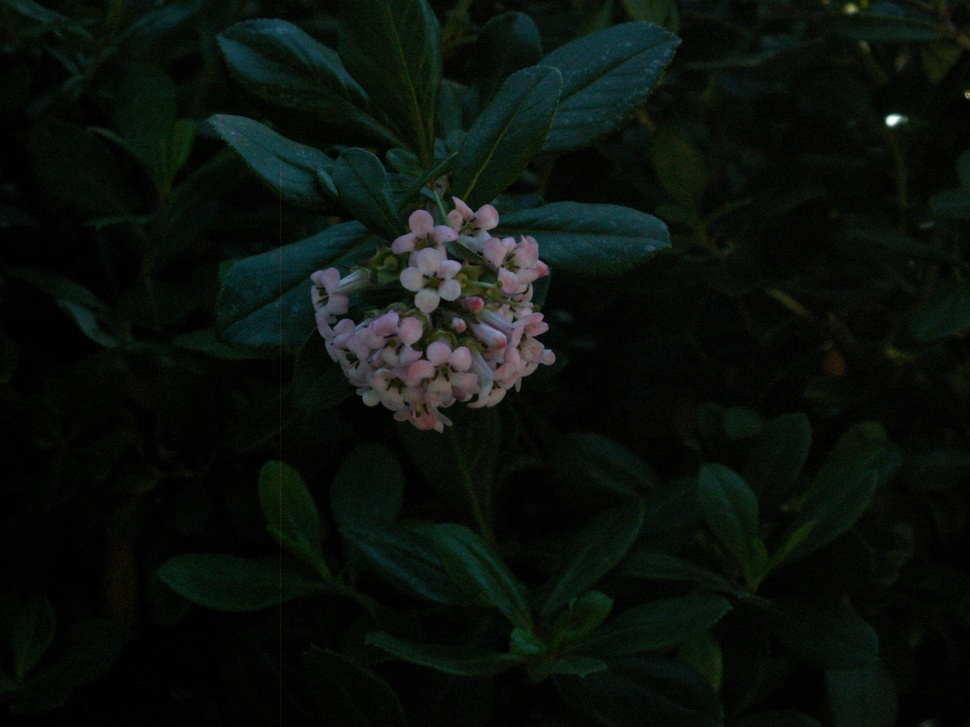
#> input picture Digital Image/Flower Macro #1.JPG, 970 x 727 px, shrunk from 2560 x 1920 before the run, found by its file name; the run also reads 2 pictures not shown here
$ jupyter execute --allow-errors SVD-for-Image-Compression.ipynb   (shell and % lines are left out)
#> lines starting #> are read from the running program, lines starting #| are printed output that depends on the picture
[cell 1]
# Imported Libraries
## Graphing/Plotting the Images
import matplotlib.pyplot as plt
## Matrix operations
import numpy as np
from numpy.linalg import matrix_rank
from numpy.linalg import svd
## Image library
from PIL import Image

import os

[cell 2]
def SVD_Image_Compression(file_loc, color_map, folder_name, file_name):
    # Opens the image
    im = Image.open(file_loc)
    # Transform the image to a gray-scale image
    im_matrix = np.array(list(im.getdata(band=0)), float)
    im_matrix.shape = (im.size[1], im.size[0])
    im_matrix = np.matrix(im_matrix)

    # Obtains the Rank of the Matrix.
    # This is also the number of singular values since
    # Sigma is a diagonal matrix of singular values
    # so r also controlls the number of columns
    r = matrix_rank(im_matrix)

    # Calculate the SVD
    U, sigma, V = np.linalg.svd(im_matrix, full_matrices=True)

    # A list of various ranks

    R = map(int, [r, r/2, 200*(r/r), 100*(r/r), 50*(r/r), 40*(r/r),
                  30*(r/r), 20*(r/r), 10*(r/r), 5*(r/r), r/r])

    for i in R:
        reconstruct = np.matrix(U[:, :i]) * np.diag(sigma[:i])*np.matrix(V[:i, :])
        #title = "rank = %s" % i
        #plt.title(title)
        plt.imshow(reconstruct, cmap= color_map)
        plt.axis("off")


        # Saves each image
        file_path = "Saved_image/"

        newpath = file_path + folder_name
        if not os.path.exists(newpath):
            os.makedirs(newpath)

        matrix = file_path + folder_name + "/" + file_name + str(i)+ ".jpg"

        plt.savefig(matrix, bbox_inches='tight')

#> (a cell that did not finish here is left out)

#> (a cell that did not finish here is left out)


[cell 5]
# Image Compression using SVD of a Macro Flower Picture I took
SVD_Image_Compression(file_loc = "Digital Image/Flower Macro #1.jpg",
                      color_map = "gray",
                      folder_name = "Flower_Macro_IM_SVD",
                      file_name = "FlowerMacro_Rank")
#> call 3 of SVD_Image_Compression, with file_loc = 'Digital Image/Flower Macro #1.jpg', color_map = 'gray', folder_name = 'Flower_Macro_IM_SVD', file_name = 'FlowerMacro_Rank'
#> in SVD_Image_Compression, im is the input picture: PIL image 970x727 RGB; mean R, G, B 11, 17.3, 12.6
#> in SVD_Image_Compression (call 3), `im_matrix = np.matrix(im_matrix)`:
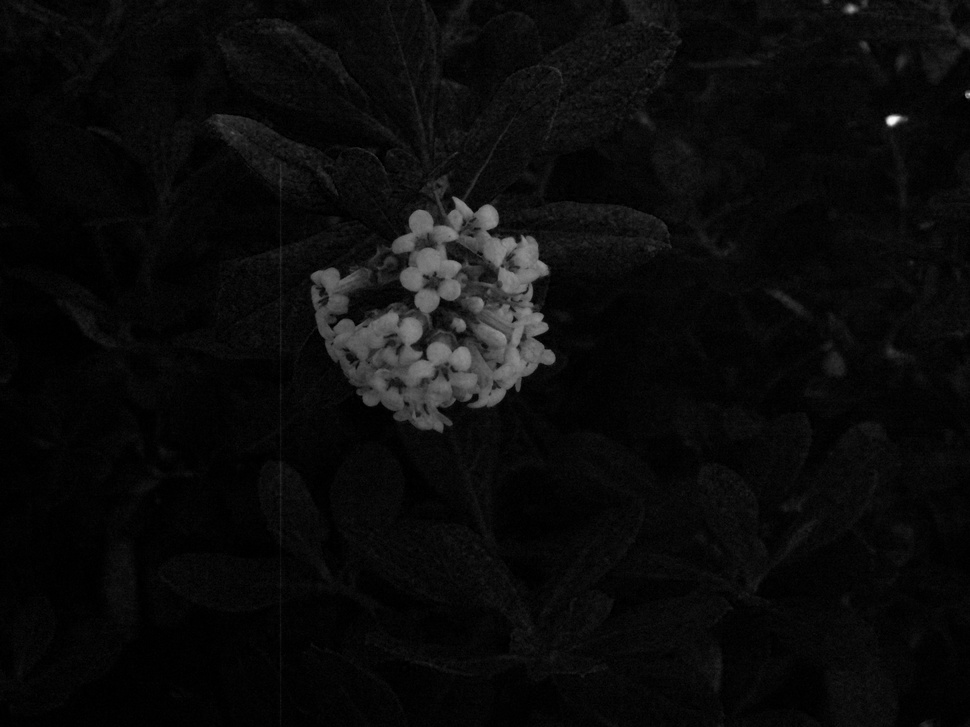
#> im_matrix: shape (727, 970) float64; min 0, max 252, mean 11
#> in SVD_Image_Compression (call 3), `r = matrix_rank(im_matrix)`: r = 727
#> in SVD_Image_Compression (call 3), `U, sigma, V = np.linalg.svd(im_matrix, full_matrices=True)`:
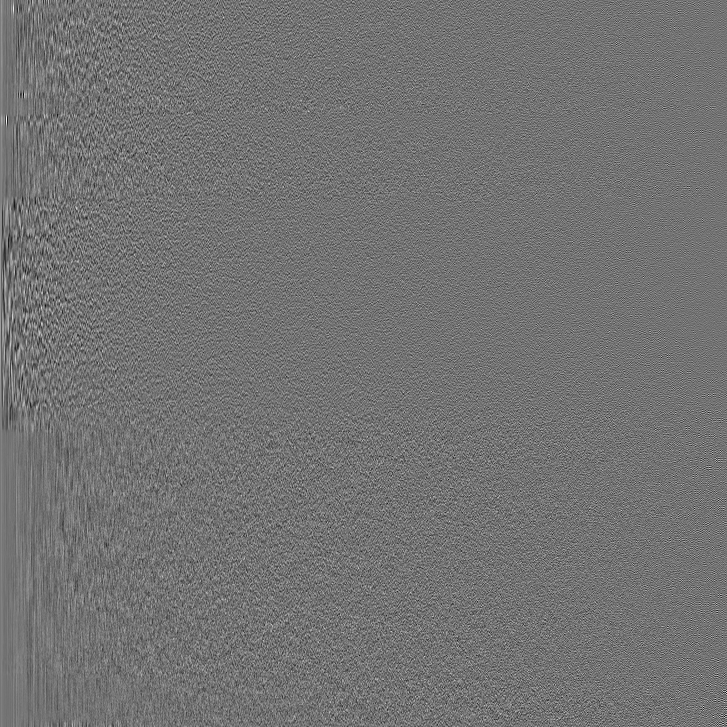
#> U: shape (727, 727) float64; min -0.218, max 0.265, mean 8.2e-05; drawn with min black and max white
#> in SVD_Image_Compression (call 3), `U, sigma, V = np.linalg.svd(im_matrix, full_matrices=True)`:
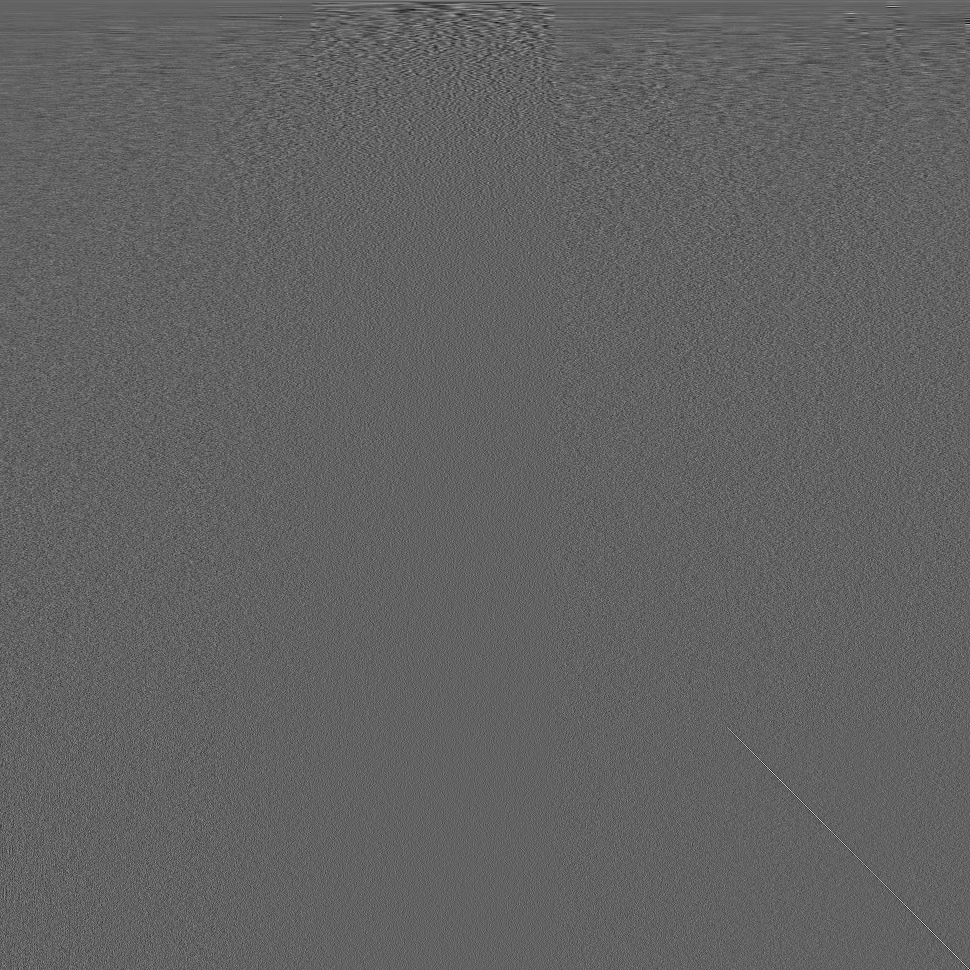
#> V: shape (970, 970) float64; min -0.256, max 0.404, mean 5.25e-05; drawn with min black and max white
#> in SVD_Image_Compression (call 3), `U, sigma, V = np.linalg.svd(im_matrix, full_matrices=True)`: sigma = 727 values, max 14696.6 at index 0, min 4.18 at index 726, mean 159
#> the loop in SVD_Image_Compression (call 3), `for i in R:` made 11 passes
#> i on passes 1 to 11: 727, 363, 200, 100, 50, 40, 30, 20, 10, 5, 1
#> pass 2, in SVD_Image_Compression (call 3), `plt.savefig(matrix, bbox_inches='tight')`:
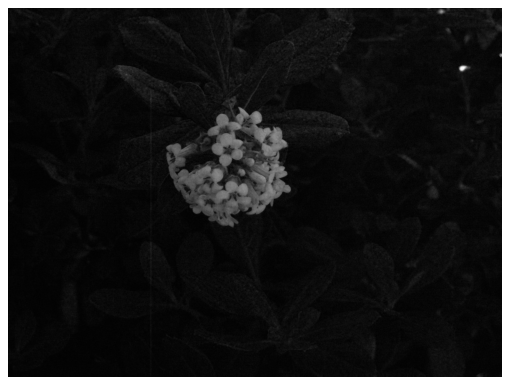
#> figure drawn by matplotlib, 1 panel
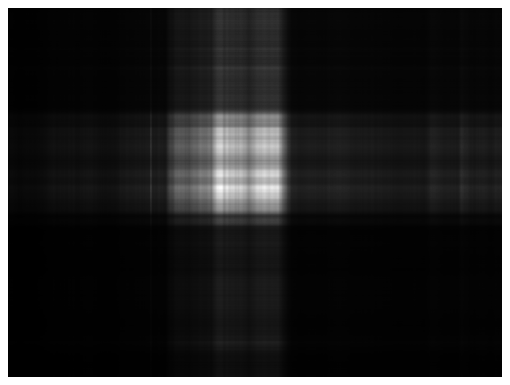
#> figure drawn by matplotlib, 1 panel

#> (a cell that did not finish here is left out)

[cell 7]
# Creates a figure of a comparison of the singular values in an image

Glacier1 = Image.open("Saved_image/Barry_Glacier_IM_SVD/BarryGlacier_Rank2988.jpg")
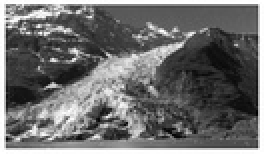
#> input picture Saved_image/Barry_Glacier_IM_SVD/BarryGlacier_Rank2988.jpg, 132 x 77 px, shrunk from 349 x 202 before the run (shown 2 times larger)
#> Glacier1 is the input picture: PIL image 132x77 RGB; min 0, max 255, mean 109.2
Glacier2 = Image.open("Saved_image/Barry_Glacier_IM_SVD/BarryGlacier_Rank1494.jpg")
Glacier3 = Image.open("Saved_image/Barry_Glacier_IM_SVD/BarryGlacier_Rank100.jpg")
Glacier4 = Image.open("Saved_image/Barry_Glacier_IM_SVD/BarryGlacier_Rank5.jpg")
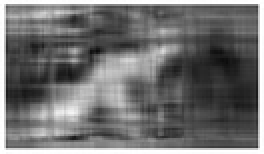
#> input picture Saved_image/Barry_Glacier_IM_SVD/BarryGlacier_Rank5.jpg, 132 x 77 px, shrunk from 349 x 202 before the run (shown 2 times larger)
#> Glacier4 is the input picture: PIL image 132x77 RGB; min 11, max 255, mean 112
Glacier5 = Image.open("Saved_image/Barry_Glacier_IM_SVD/BarryGlacier_Rank1.jpg")
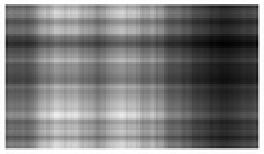
#> input picture Saved_image/Barry_Glacier_IM_SVD/BarryGlacier_Rank1.jpg, 132 x 77 px, shrunk from 349 x 202 before the run (shown 2 times larger)
#> Glacier5 is the input picture: PIL image 132x77 RGB; min 0, max 255, mean 123.5

#> (the rest of this cell did not finish here and is left out)
